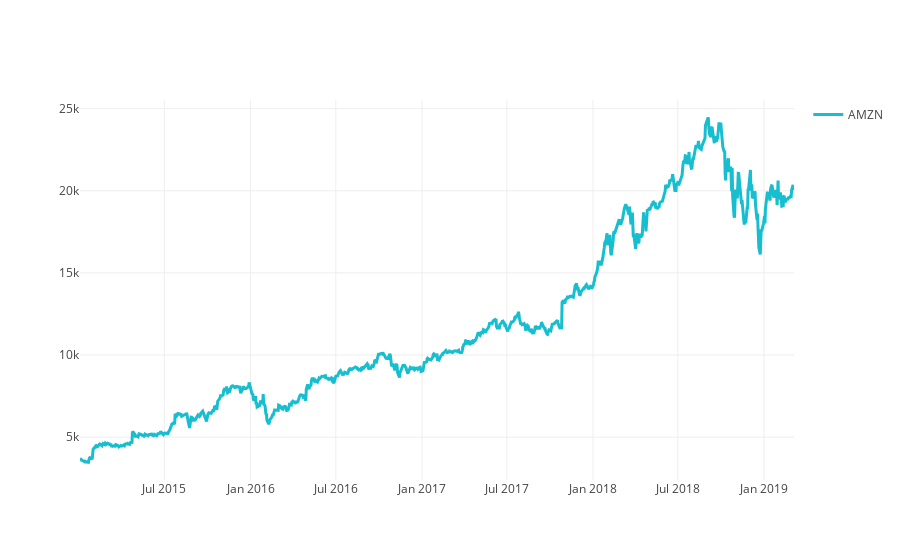

Write notebook code for a chart like this one.
### Code cell
# visualize price evolution of a selected asset:

prices_amzn = data.loc[:, "close", "NASDAQ:AMZN"].to_series()
make_plot(prices_amzn.index, prices_amzn, name="AMZN")

### Figure 1 — Plotly figure (JSON) as saved in the notebook; plotly's stock layout.template omitted (floating-point values rounded to 4 significant figures; data arrays with more than 128 entries replaced by an {"elided": "..."} marker saying what was removed)
{"data": [{"line": {"color": "#17BECF", "width": 3}, "name": "AMZN", "type": "scatter", "uid": "afb75acd-0e06-4f8a-9159-17f3aaa43cc1", "x": {"elided": "1050 str values"}, "y": {"elided": "1050 float values"}}], "layout": {"showlegend": true, "yaxis": {"range": [2392.0, 25530.0]}}}
